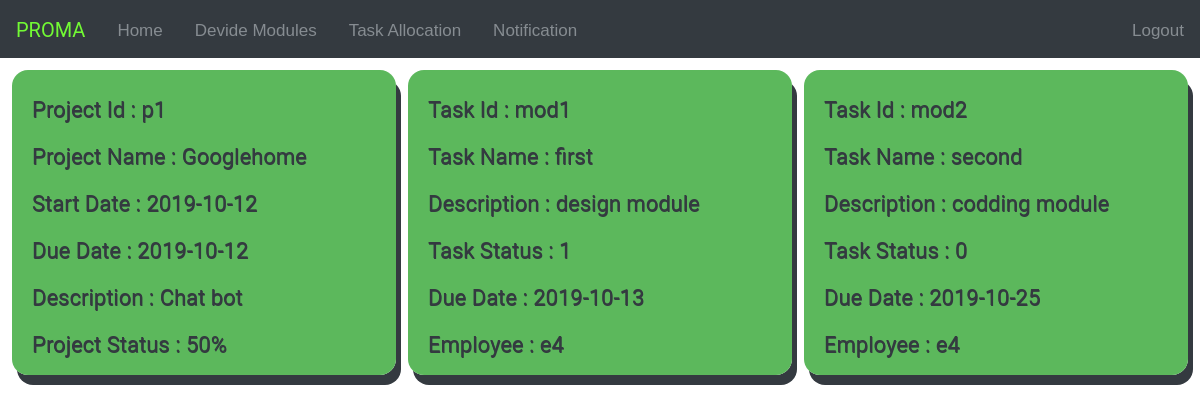
Page /teamleader_3.php (signed in) on the committed database.
### tables this page shows
CREATE TABLE `project` (
  `p_id` varchar(20) NOT NULL,
  `p_name` varchar(20) DEFAULT NULL,
  `man_id` varchar(20) DEFAULT NULL,
  `lead_id` varchar(20) DEFAULT NULL,
  `dsc` varchar(1000) DEFAULT NULL,
  `p_bdate` date DEFAULT NULL,
  `p_cdate` date DEFAULT NULL,
  `status` varchar(2) DEFAULT NULL
);

CREATE TABLE `task` (
  `t_id` varchar(20) NOT NULL,
  `p_id` varchar(20) NOT NULL,
  `t_name` varchar(20) DEFAULT NULL,
  `dsc` varchar(1000) DEFAULT NULL,
  `due_date` date NOT NULL,
  `t_priority` varchar(5) DEFAULT NULL,
  `status` int(1) NOT NULL DEFAULT '0'
);

CREATE TABLE `work` (
  `emp_id` varchar(20) NOT NULL,
  `p_id` varchar(20) NOT NULL,
  `t_id` varchar(20) NOT NULL
);

### teamleader_3.php (the view, shortened to what this page needs)
<?php
    $tlid = $_SESSION["session_id"];
?>
<!DOCTYPE html>
<html>
<body id="body">
  <nav class="navbar" style="background-color: #343a40;
  height:8.6%; width:100%; display:block;   margin-bottom:1%;">
    <a style="color: #72fa34;
    padding-top:18px;
    font-size:1.25rem;
    font-family:ROBOTO;
    ">PROMA</a>
    <a href="http://localhost/proma/teamleader_3.php" style="padding-top:21px;">Home</a>
      <a class="dropbtn" id="myBtn1" style="padding-top:21px;"><i class="fa fa-fw fa-user"></i>Devide Modules</a>
      <a class="dropbtn" id="myBtn" style="padding-top:21px;"><i class="fa fa-fw fa-tasks"></i>Task Allocation</a>
      <a href="http://localhost/proma/forwarded_task.php" class="dropbtn" id="notification" style="padding-top:21px;"><i class="fa fa-fw fa-tasks"></i>Notification</a>
    <a href="http://localhost/proma/index.php" style="float: right; padding-top:21px;"><i class="fa fa-fw fa-sign-out"></i>Logout</a>
  </nav>
  <?php
      $conn = new mysqli("localhost", "root", "", "proma1") or die($conn->connect_error);
      $sql = "SELECT * FROM project where lead_id='$tlid'";
      $result = $conn->query($sql) or die ($conn->error);
      $pid=null;
      if ($result->num_rows > 0) {
          while($row = $result->fetch_assoc()) {
            $pid=$row['p_id'];
            $sql1="SELECT COUNT(*) as n FROM task WHERE p_id='$pid'";
            $result1 = $conn->query($sql1);
            $row1 = $result1->fetch_assoc();
            $n=$row1['n'];
            $sql2="SELECT COUNT(*) as nn FROM task WHERE p_id='$pid' and status=1";
            $result2 = $conn->query($sql2);
            $row2 = $result2->fetch_assoc();
            $nn=$row2['nn'];
            if($n!=0){
            $per=($nn/$n)*100;}
            else{
              $per=0;
            }
            $pid=$row['p_id'];
              echo "<div id='$pid' style='float: left;
              box-shadow:5px 10px #343a40;
              overflow: auto;
              background-color: #5cb85c;
              margin: 3%;
              margin-top: 0%;
              margin-left: 1%;
              margin-right:0%;
              width:32%;
              height: 305px;
              padding: 5px;
              padding-left:20px;
              border-radius: 16px;
              //border: 3px solid #343a40;
              cursor:auto;'>"."<p>Project Id : ".
              $row["p_id"] . "</p><p>Project Name : " .
              $row["p_name"] ."</p><p>Start Date : " .
              $row["p_bdate"] ."</p><p>Due Date : " .
              $row["p_cdate"] ."</p><p>Description : ".
              $row["dsc"]."</p><p>Project Status : ".
              $per."%</p><button id='deletebtn' style='background-color:rgba(0, 0, 0, 0.2); border-radius:16px; width:100px; height:50px;'></button></div>";
          }
      } else {
        echo "<p style='margin-left:20px'>No Projects... take a rest</p>";
      }
      ?>
      <?php
        $conn = new mysqli("localhost", "root", "", "proma1") or die($conn->connect_error);
        $sql11="SELECT * from task where p_id='$pid'";
        $result11 = $conn->query($sql11);
        if ($result11->num_rows > 0) {
          while($row11 = $result11->fetch_assoc()) {
              $tid=$row11["t_id"];
              $sql22="SELECT due_date FROM task WHERE t_id='$tid' and p_id='$pid'";
              $result22 = $conn->query($sql22);
              $row22=$result22->fetch_assoc();
              if($row22!=null){
                $duedate=$row22['due_date'];
              }
              else{
                $duedate="Not Assisned";
              }
              $sql222="SELECT emp_id FROM work WHERE t_id='$tid' and p_id='$pid'";
              $result222 = $conn->query($sql222);
              $row222=$result222->fetch_assoc();
              if($row222!=null){
                $emp=$row222['emp_id'];
              }
              else{
                $emp="Not Assisned";
              }
              echo "<div id='$tid'  style='float: left;
              box-shadow:5px 10px #343a40;
              overflow: auto;
              background-color: #5cb85c;
              margin: 3%;
              margin-top: 0%;
              margin-left: 1%;
              margin-right:0%;
              width:32%;
              height: 305px;
              padding: 5px;
              padding-left:20px;
              border-radius: 16px;
              //border: 3px solid #343a40;
              cursor:auto;'>"."<p>Task Id : ". $row11["t_id"] . "</p><p>Task Name : "
              . $row11["t_name"] ."</p><p> Description : "
              . $row11["dsc"] ."</p><p>Task Status : "
              . $row11["status"] ."</p><p>Due Date : " . $duedate ."</p><p>Employee : " . $emp ."</p></div>";
          }
      }
      ?>
</body>
</html>

### teamleader_3.php (style rules this page uses)
body { font-family: Arial, Helvetica, sans-serif; margin: 0%; }
p { font-family: ROBOTO; color: #343a40; font-size: 22px; text-shadow: 0.5px 0.5px #343a40; }
.navbar { background-color: #555; overflow: hidden; align-content: center; }
.navbar a { float: left; padding: 16px; color: #868c91; cursor: pointer; text-align: center; text-decoration: none; font-size: 17px; }
* { box-sizing: border-box; }

### rows in the picture
project: p_id "p1", p_name "Googlehome", p_bdate "2019-10-12", p_cdate "2019-10-12", dsc "Chat bot", per "50"
task: t_id "mod1", t_name "first", dsc "design module", status "1", due_date "2019-10-13", work.emp_id "e4"
task: t_id "mod2", t_name "second", dsc "codding module", status "0", due_date "2019-10-25", work.emp_id "e4"
